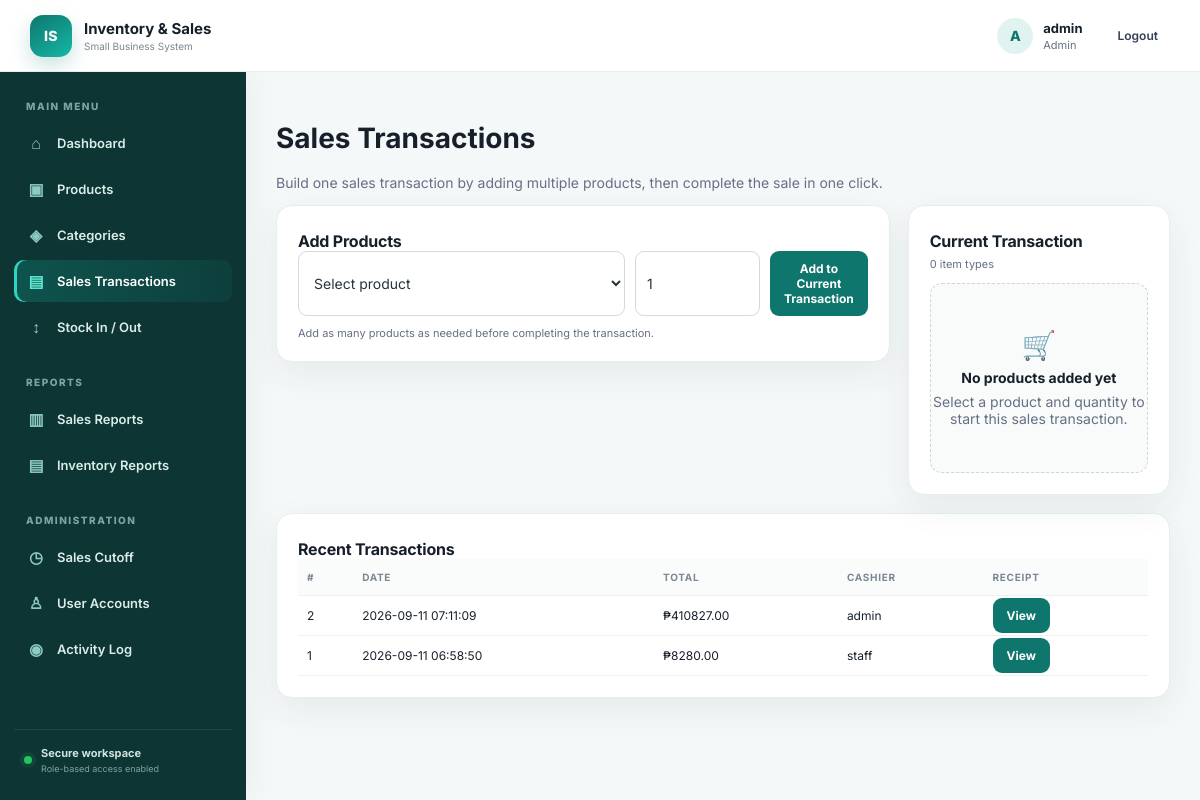
/sales (signed in), run on the app's committed database.
### tables this page shows
CREATE TABLE sales (id INTEGER PRIMARY KEY AUTOINCREMENT, total REAL NOT NULL, payment REAL NOT NULL DEFAULT 0, change_amount REAL NOT NULL DEFAULT 0, created_at TEXT NOT NULL, cashier TEXT NOT NULL);

### app.py (the view, shortened to what this page needs)
@app.route("/sales", methods=["GET", "POST"])
@login_required
def sales():
    cart = session.get("cart", {})
    if not isinstance(cart, dict):
        cart = {}
    conn = db()
    cart_items = []
    cart_total = 0.0
    for product_id, qty in cart.items():
        product = conn.execute("SELECT * FROM products WHERE id=?", (int(product_id),)).fetchone()
        if product:
            subtotal = float(product["price"]) * int(qty)
            cart_items.append({"product": product, "quantity": int(qty), "subtotal": subtotal})
            cart_total += subtotal
    products_list = conn.execute("SELECT * FROM products WHERE stock>0 AND active=1 ORDER BY name").fetchall()
    recent = conn.execute("SELECT * FROM sales ORDER BY id DESC LIMIT 20").fetchall()
    conn.close()
    return render_template("sales.html", products=products_list, sales=recent,
                           cart_items=cart_items, cart_total=cart_total)

### app.py (called while the page is built)
def db():
    conn = sqlite3.connect(DB)
    conn.row_factory = sqlite3.Row
    conn.execute("PRAGMA foreign_keys = ON")
    return conn

def login_required(f):
    @wraps(f)
    def wrapped(*args, **kwargs):
        if "user_id" not in session:
            return redirect(url_for("login"))
        return f(*args, **kwargs)
    return wrapped

### templates/sales.html (shortened to what this page needs)
{% extends "base.html" %}{% block content %}
<h1>Sales Transactions</h1>
<p class="muted">Build one sales transaction by adding multiple products, then complete the sale in one click.</p>
<div class="sales-grid">
  <div class="panel">
    <h2>Add Products</h2>
    <form method="post" class="formgrid sales-add-form">
      <select name="product_id" required>
        <option value="">Select product</option>
      </select>
      <input type="number" min="1" name="quantity" value="1" placeholder="Quantity" required>
      <button type="submit">Add to Current Transaction</button>
    </form>
    <p class="muted small-note">Add as many products as needed before completing the transaction.</p>
  </div>
  <div class="panel cart-panel">
    <div class="cart-heading">
      <div><h2>Current Transaction</h2><span class="muted">{{ cart_items|length }} item type{% if cart_items|length != 1 %}s{% endif %}</span></div>
    </div>
    {% if cart_items %}
    <table class="cart-table">
      <tr><th>Product</th><th>Qty</th><th>Price</th><th>Subtotal</th><th></th></tr>
      {% for item in cart_items %}
      <tr>
        <td>{{item.product.name}}</td>
        <td>
          <form method="post" class="qty-form">
            <input type="hidden" name="action" value="update">
            <input type="hidden" name="product_id" value="{{item.product.id}}">
            <input class="qty-input" type="number" min="1" max="{{item.product.stock}}" name="quantity" value="{{item.quantity}}">
            <button type="submit" class="small-btn">Update</button>
          </form>
        </td>
        <td>₱{{"%.2f"|format(item.product.price)}}</td>
        <td><strong>₱{{"%.2f"|format(item.subtotal)}}</strong></td>
        <td>
          <form method="post"><input type="hidden" name="action" value="remove"><input type="hidden" name="product_id" value="{{item.product.id}}"><button class="danger small-btn" type="submit">Remove</button></form>
        </td>
      </tr>
      {% endfor %}
    </table>
    <div class="cart-total"><span>TOTAL</span><strong>₱{{"%.2f"|format(cart_total)}}</strong></div>
    <form method="post" class="checkout-form">
      <input type="hidden" name="action" value="checkout">
      <label>Customer Payment
        <input type="number" name="payment" min="{{cart_total}}" step="0.01" placeholder="Enter amount paid" required>
      </label>
      <div class="payment-hint">Enter the amount given by the customer. The system will calculate the change automatically.</div>
      <button class="checkout-btn" type="submit">Complete Sale</button>
    </form>
    {% else %}
    <div class="empty-cart"><div class="empty-cart-icon">🛒</div><strong>No products added yet</strong><span class="muted">Select a product and quantity to start this sales transaction.</span></div>
    {% endif %}
  </div>
</div>
<div class="panel"><h2>Recent Transactions</h2><table><tr><th>#</th><th>Date</th><th>Total</th><th>Cashier</th><th>Receipt</th></tr>{% for s in sales %}<tr><td>{{s.id}}</td><td>{{s.created_at}}</td><td>₱{{"%.2f"|format(s.total)}}</td><td>{{s.cashier}}</td><td><a class="btnlink" href="{{url_for('receipt',sale_id=s.id)}}">View</a></td></tr>{% else %}<tr><td colspan="5">No sales yet.</td></tr>{% endfor %}</table></div>
{% endblock %}

### templates/base.html (shortened to what this page needs)
<!doctype html>
<html lang="en">
<head>
<link rel="stylesheet" href="{{ url_for('static', filename='css/style.css') }}">
</head>
<body>
{% if session.get("user_id") %}
<div class="app-shell">
<header class="topbar">
  <div class="topbar-left">
    <div class="brand"><span class="brand-mark">IS</span><span><strong>Inventory &amp; Sales</strong><small>Small Business System</small></span></div>
  </div>
  <div class="top-user">
    <div class="user-avatar">{{ session.username[:1]|upper }}</div>
    <div class="user-meta"><strong>{{ session.username }}</strong><span>{{ session.role }}</span></div>
    <a class="logout-link" href="{{ url_for('logout') }}">Logout</a>
  </div>
</header>
<div class="layout">
<aside class="sidebar">
  <div class="nav-label">MAIN MENU</div>
  <a class="nav-item {% if request.endpoint=='dashboard' %}active{% endif %}" href="{{ url_for('dashboard') }}"><span class="nav-icon">⌂</span>Dashboard</a>
  <a class="nav-item {% if request.endpoint in ['products','edit_product'] %}active{% endif %}" href="{{ url_for('products') }}"><span class="nav-icon">▣</span>Products</a>
  <a class="nav-item {% if request.endpoint in ['categories','edit_category'] %}active{% endif %}" href="{{ url_for('categories') }}"><span class="nav-icon">◈</span>Categories</a>
  <a class="nav-item {% if request.endpoint=='sales' %}active{% endif %}" href="{{ url_for('sales') }}"><span class="nav-icon">▤</span>Sales Transactions</a>
  {% if session.role == "Admin" %}<a class="nav-item {% if request.endpoint=='stock' %}active{% endif %}" href="{{ url_for('stock') }}"><span class="nav-icon">↕</span>Stock In / Out</a>{% endif %}
  <div class="nav-label report-label">REPORTS</div>
  <a class="nav-item {% if request.endpoint=='sales_report' %}active{% endif %}" href="{{ url_for('sales_report') }}"><span class="nav-icon">▥</span>Sales Reports</a>
  <a class="nav-item {% if request.endpoint=='inventory_report' %}active{% endif %}" href="{{ url_for('inventory_report') }}"><span class="nav-icon">▤</span>Inventory Reports</a>
  {% if session.role == "Admin" %}
  <div class="nav-label report-label">ADMINISTRATION</div>
  <a class="nav-item {% if request.endpoint=='sales_cutoff' %}active{% endif %}" href="{{ url_for('sales_cutoff') }}"><span class="nav-icon">◷</span>Sales Cutoff</a>
  <a class="nav-item {% if request.endpoint=='admin' %}active{% endif %}" href="{{ url_for('admin') }}"><span class="nav-icon">♙</span>User Accounts</a>
  <a class="nav-item {% if request.endpoint=='audit_log' %}active{% endif %}" href="{{ url_for('audit_log') }}"><span class="nav-icon">◉</span>Activity Log</a>
  {% endif %}
  <div class="sidebar-footer"><span class="secure-dot"></span><div><strong>Secure workspace</strong><small>Role-based access enabled</small></div></div>
</aside>
<main class="main-content">
{% block content %}{% endblock %}
</main>
</div>
</div>
{% else %}{% block login %}{% endblock %}{% endif %}
</body>
</html>

### static/css/style.css (style rules this page uses)
:root { --teal:#0f766e;--teal2:#0d9488;--deep:#0b3b38;--ink:#17202a;--muted:#667085;--line:#e7eeee;--bg:#f5f8f8;--white:#fff;--danger:#b42318;--shadow:0 12px 35px rgba(16,55,52,.07) }
* { box-sizing:border-box }
html { scroll-behavior:smooth }
body { margin:0;font-family:Inter,Segoe UI,Arial,sans-serif;background:var(--bg);color:var(--ink);font-size:14px }
.app-shell { min-height:100vh }
.topbar { height:72px;background:rgba(255,255,255,.96);border-bottom:1px solid var(--line);display:flex;align-items:center;justify-content:space-between;padding:0 30px;position:sticky;top:0;z-index:20;backdrop-filter:blur(14px) }
.topbar-left { display:flex;align-items:center;gap:14px }
.brand { display:flex;align-items:center;gap:12px;color:var(--ink) }
.brand-mark,.showcase-logo { display:grid;place-items:center;width:42px;height:42px;border-radius:13px;background:linear-gradient(145deg,var(--teal),#14b8a6);color:white;font-weight:800;letter-spacing:.5px;box-shadow:0 8px 20px rgba(15,118,110,.22) }
.brand strong { display:block;font-size:15px }
.brand small { display:block;color:#7a8888;font-size:10px;margin-top:2px }
.top-user { display:flex;align-items:center;gap:10px }
.user-avatar { width:36px;height:36px;border-radius:50%;display:grid;place-items:center;background:#e1f3f0;color:var(--teal);font-weight:800 }
.user-meta strong,.user-meta span { display:block }
.user-meta strong { font-size:13px }
.user-meta span { font-size:11px;color:var(--muted);margin-top:2px }
.logout-link { margin-left:13px;color:#344054;text-decoration:none;font-weight:600;font-size:12px;padding:9px 12px;border-radius:9px }
.layout { display:flex;min-height:calc(100vh - 72px) }
.sidebar { width:246px;flex:0 0 246px;background:#0d3533;padding:24px 14px;box-shadow:8px 0 30px rgba(0,0,0,.04);position:sticky;top:72px;height:calc(100vh - 72px);display:flex;flex-direction:column }
.nav-label { font-size:10px;letter-spacing:1.5px;font-weight:800;color:#7fa4a1;padding:4px 12px 10px }
.report-label { margin-top:20px }
.nav-item { display:flex;align-items:center;gap:11px;color:#d9ecea;text-decoration:none;padding:11px 12px;border-radius:10px;margin-bottom:4px;font-weight:600;font-size:13px;transition:.15s }
.nav-item.active { background:linear-gradient(90deg,rgba(20,184,166,.23),rgba(20,184,166,.08));color:#fff;box-shadow:inset 3px 0 0 #2dd4bf }
.nav-icon { width:20px;text-align:center;color:#8ccac4;font-size:16px }
.nav-item.active .nav-icon { color:#5eead4 }
.sidebar-footer { margin-top:auto;border-top:1px solid rgba(255,255,255,.09);padding:16px 10px 2px;display:flex;gap:9px;align-items:center;color:#cfe3e1 }
.sidebar-footer strong,.sidebar-footer small { display:block }
.sidebar-footer strong { font-size:11px }
.sidebar-footer small { font-size:9px;color:#7fa4a1;margin-top:3px }
.secure-dot { width:8px;height:8px;border-radius:50%;background:#22c55e;box-shadow:0 0 0 4px rgba(34,197,94,.1) }
.main-content { flex:1;padding:30px;min-width:0;max-width:1600px }
.panel { background:white;border:1px solid var(--line);border-radius:16px;padding:21px;box-shadow:var(--shadow);margin-bottom:18px }
.panel h2 { font-size:16px;margin:4px 0 0;letter-spacing:-.2px }
table { width:100%;border-collapse:collapse;min-width:500px }
th,td { text-align:left;padding:12px 9px;border-bottom:1px solid #edf1f1;font-size:12px }
th { font-size:10px;color:#7b8794;text-transform:uppercase;letter-spacing:.7px;background:#fafcfc }
.btnlink,button { font:inherit;cursor:pointer }
.btnlink,button { background:var(--teal);color:white;border:0;text-decoration:none;padding:10px 14px;border-radius:9px;font-weight:700;font-size:12px }
.formgrid { display:grid;grid-template-columns:repeat(5,1fr);gap:10px }
input,select { font:inherit;padding:10px 11px;border:1px solid #d2dada;border-radius:9px;background:#fff;color:#27343a;outline:none }
.muted { color:var(--muted) }
.sales-grid { display:grid;grid-template-columns:1fr 1.35fr;gap:18px;align-items:start }
.sales-add-form { grid-template-columns:1fr 125px auto }
.small-note { font-size:11px;margin:10px 0 0 }
.cart-heading { display:flex;justify-content:space-between;align-items:center;gap:12px }
.cart-heading h2 { margin-bottom:3px }
.cart-heading span { font-size:11px }
.empty-cart { min-height:190px;display:flex;flex-direction:column;align-items:center;justify-content:center;text-align:center;gap:7px;border:1px dashed #cbd8d7;border-radius:12px;background:#f9fbfb;margin-top:12px }
.empty-cart-icon { font-size:28px }

### data on the page
sales: username "admin", role "Admin", id "2", created_at "2026-09-11 07:11:09", total "410827.00", cashier "admin"
sales: id "1", created_at "2026-09-11 06:58:50", total "8280.00", cashier "staff"

### other printed values
{{ session.username[:1]|upper }} "A"
{{ cart_items|length }} "0"
